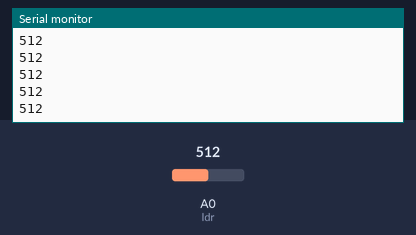
The sketch below on a simulated Arduino Uno, built with avr-gcc and run on an emulated ATmega328P. On the bench: the last lines printed to the serial monitor. The test bench sets the inputs (shaded band); at power-on: A0 (ldr) = 512.

Above: at 1.2 s.
1.3 s: A0 (ldr) set to 716
At 1.32 s:
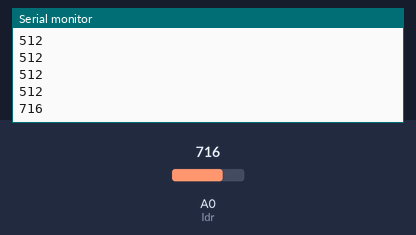
2.8 s: A0 (ldr) set to 900
At 2.83 s:
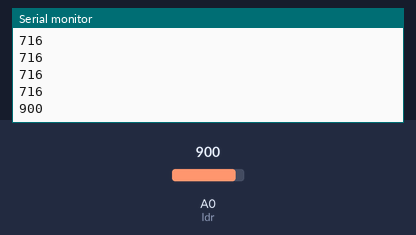
Timing chart, 0 to 5.8 s (numbered marks = the images above; inputs shaded):
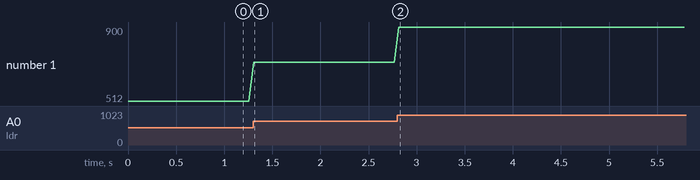

The sketch:

ldr_value.ino
```cpp
int ldr = 0;

int ldr_value = 0;

void setup() {
 Serial.begin(9600);
}

void loop() {
  ldr_value = analogRead(ldr);
  Serial.println(ldr_value);
  delay(50);
}
```

Measured:
- after the input at 1.3 s, the serial monitor: prints a new line at once (image 1)
- after the input at 2.8 s, the serial monitor: prints a new line at once (image 2)
- plotted number 1: 512 → 716 after the input at 1.3 s, 716 → 900 after the input at 2.8 s
